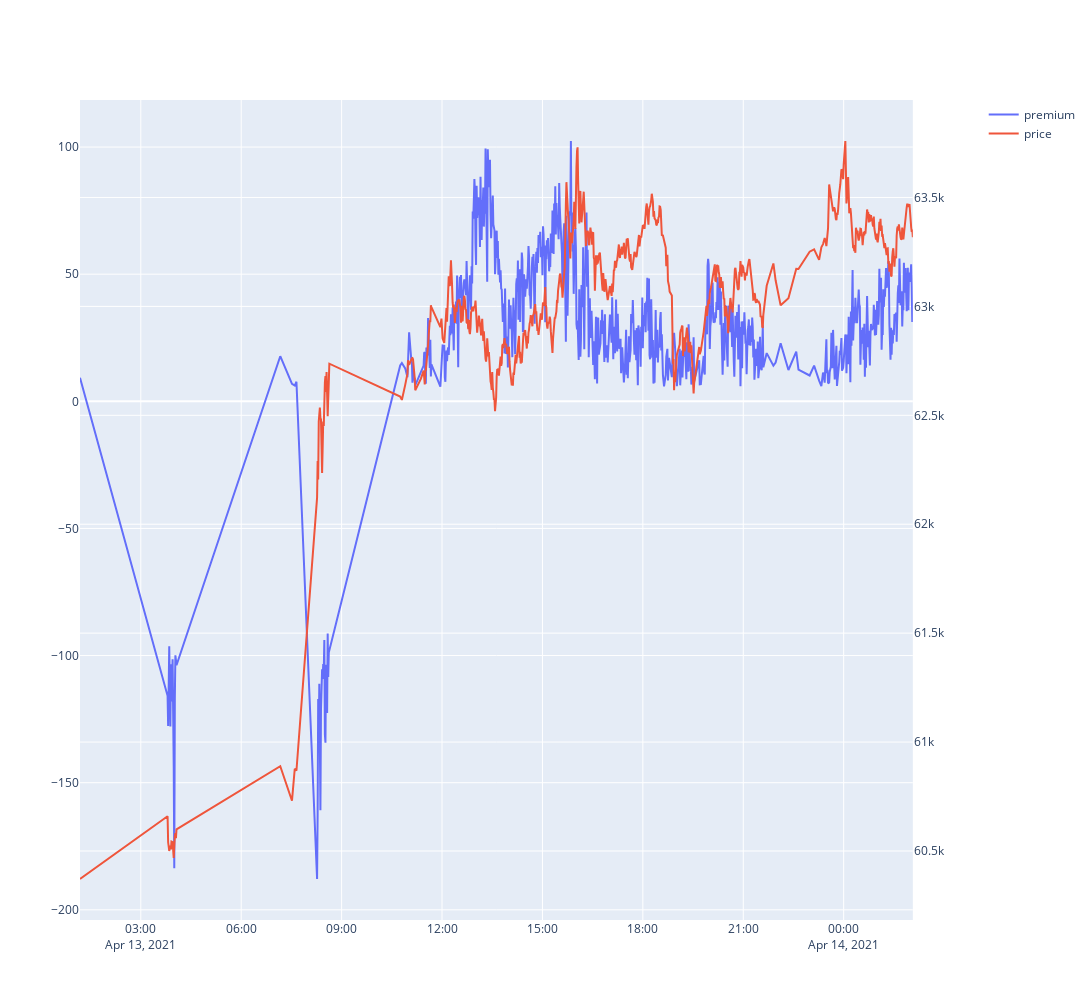

The cell this chart's notebook holds for it:
### Code cell
df_coinbase_outliers.index

df_price_outliers = df_price.iloc[df_coinbase_outliers.index ]


multilinegraph(x_data=df_coinbase_outliers.datetime, y1_data=df_coinbase_outliers.coinbase_premium_gap, y2_data=df_price_outliers.price_usd_close, title=['premium','price'])

### Figure 1 — Plotly figure (JSON) as saved in the notebook; plotly's stock layout.template omitted (floating-point values rounded to 4 significant figures; data arrays with more than 128 entries replaced by an {"elided": "..."} marker saying what was removed)
{"data": [{"mode": "lines", "name": "premium", "type": "scatter", "x": {"elided": "759 str values"}, "xaxis": "x", "y": {"elided": "759 float values"}, "yaxis": "y"}, {"mode": "lines", "name": "price", "type": "scatter", "x": {"elided": "759 str values"}, "xaxis": "x", "y": {"elided": "759 float values"}, "yaxis": "y2"}], "layout": {"height": 1000, "width": 1500, "xaxis": {"anchor": "y", "domain": [0, 0.94]}, "yaxis": {"anchor": "x", "domain": [0, 1]}, "yaxis2": {"anchor": "x", "overlaying": "y", "side": "right"}}}
